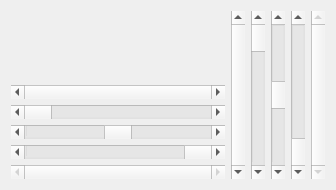
<ui version="4.0" >
 <class>scrollbars</class>
 <widget class="QWidget" name="scrollbars" >
  <property name="geometry" >
   <rect>
    <x>0</x>
    <y>0</y>
    <width>336</width>
    <height>190</height>
   </rect>
  </property>
  <layout class="QGridLayout" >
   <item row="0" column="0" >
    <spacer>
     <property name="orientation" >
      <enum>Qt::Vertical</enum>
     </property>
     <property name="sizeHint" >
      <size>
       <width>20</width>
       <height>40</height>
      </size>
     </property>
    </spacer>
   </item>
   <item rowspan="2" row="0" column="1" >
    <layout class="QHBoxLayout" >
     <item>
      <widget class="QScrollBar" name="verticalScrollBar_4" >
       <property name="maximum" >
        <number>0</number>
       </property>
       <property name="orientation" >
        <enum>Qt::Vertical</enum>
       </property>
      </widget>
     </item>
     <item>
      <widget class="QScrollBar" name="verticalScrollBar_5" >
       <property name="maximum" >
        <number>100</number>
       </property>
       <property name="orientation" >
        <enum>Qt::Vertical</enum>
       </property>
      </widget>
     </item>
     <item>
      <widget class="QScrollBar" name="verticalScrollBar_3" >
       <property name="maximum" >
        <number>100</number>
       </property>
       <property name="value" >
        <number>50</number>
       </property>
       <property name="orientation" >
        <enum>Qt::Vertical</enum>
       </property>
      </widget>
     </item>
     <item>
      <widget class="QScrollBar" name="verticalScrollBar_2" >
       <property name="maximum" >
        <number>100</number>
       </property>
       <property name="value" >
        <number>100</number>
       </property>
       <property name="orientation" >
        <enum>Qt::Vertical</enum>
       </property>
      </widget>
     </item>
     <item>
      <widget class="QScrollBar" name="verticalScrollBar" >
       <property name="enabled" >
        <bool>false</bool>
       </property>
       <property name="maximum" >
        <number>0</number>
       </property>
       <property name="singleStep" >
        <number>0</number>
       </property>
       <property name="pageStep" >
        <number>0</number>
       </property>
       <property name="orientation" >
        <enum>Qt::Vertical</enum>
       </property>
      </widget>
     </item>
    </layout>
   </item>
   <item row="1" column="0" >
    <layout class="QVBoxLayout" >
     <item>
      <widget class="QScrollBar" name="horizontalScrollBar" >
       <property name="maximum" >
        <number>0</number>
       </property>
       <property name="orientation" >
        <enum>Qt::Horizontal</enum>
       </property>
      </widget>
     </item>
     <item>
      <widget class="QScrollBar" name="horizontalScrollBar_5" >
       <property name="maximum" >
        <number>100</number>
       </property>
       <property name="orientation" >
        <enum>Qt::Horizontal</enum>
       </property>
      </widget>
     </item>
     <item>
      <widget class="QScrollBar" name="horizontalScrollBar_3" >
       <property name="maximum" >
        <number>100</number>
       </property>
       <property name="value" >
        <number>50</number>
       </property>
       <property name="orientation" >
        <enum>Qt::Horizontal</enum>
       </property>
      </widget>
     </item>
     <item>
      <widget class="QScrollBar" name="horizontalScrollBar_4" >
       <property name="maximum" >
        <number>100</number>
       </property>
       <property name="value" >
        <number>100</number>
       </property>
       <property name="orientation" >
        <enum>Qt::Horizontal</enum>
       </property>
      </widget>
     </item>
     <item>
      <widget class="QScrollBar" name="horizontalScrollBar_2" >
       <property name="enabled" >
        <bool>false</bool>
       </property>
       <property name="maximum" >
        <number>0</number>
       </property>
       <property name="singleStep" >
        <number>0</number>
       </property>
       <property name="pageStep" >
        <number>0</number>
       </property>
       <property name="orientation" >
        <enum>Qt::Horizontal</enum>
       </property>
      </widget>
     </item>
    </layout>
   </item>
  </layout>
 </widget>
 <resources/>
 <connections/>
</ui>
